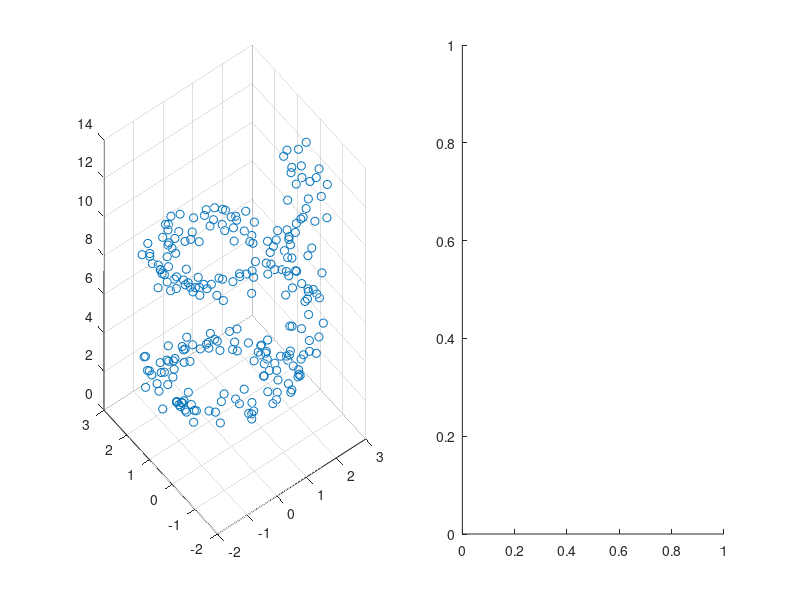

Write the MATLAB code that produced this figure. (Note: this script raises an error after producing the figure.)
rng default
N = 250;
z = linspace(0,4*pi,N)';
x = 2*cos(z) + rand(N,1);
y = 2*sin(z) + rand(N,1);
%scale
s = 20 + 20 * rand(N,1);
%color
c = rand(N,3);
%gain(blue,red)
g = [linspace(0.2,1,N); 0.5*ones(1,N);
linspace(1,0,N)];

figure('Position',...
    [200 200 800 300], 'color','w');
subplot(1,2,1),scatter3(x,y,z);

subplot(1,2,2);
scatter3(x,y,z,s,c.*g,'fill');
view(-30,10);
